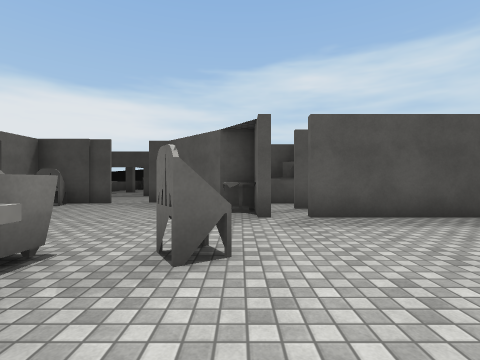
view 1 (above)

24 first-person views from a walk through a 3-D level made in the Unity game engine. The camera is 1.3 m above the floor, looks level and sees 85° across. The floor is counted in squares, 2 m on a side. Each view is taken from the middle of a square. On the plan, view 1 faces up. The plan holds only what a view shows up to about 9 squares ahead; the rest is blank. The place goes on beyond the plan. The player character is not drawn. Surface patterns are stand-ins for the level's own textures.

view 2
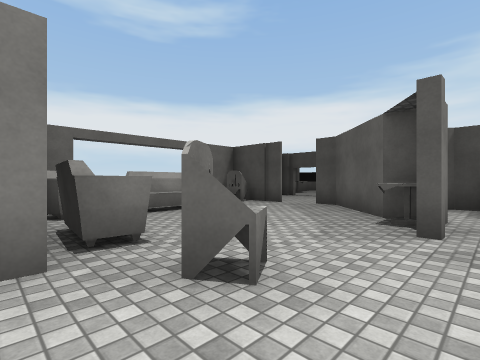

view 3
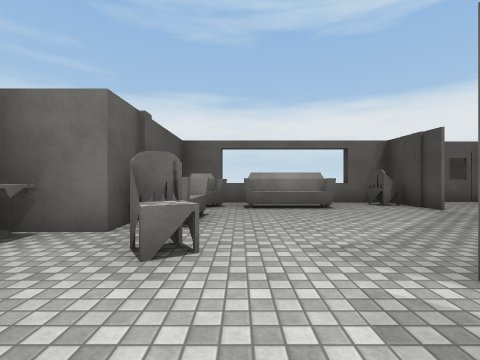

view 4
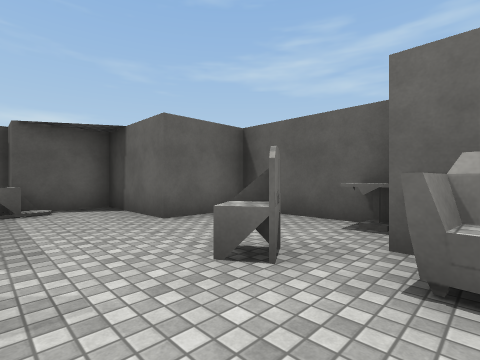

view 5
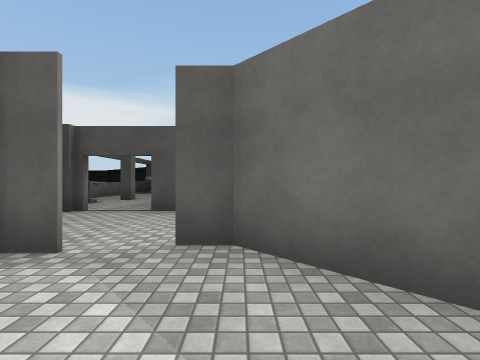

view 6
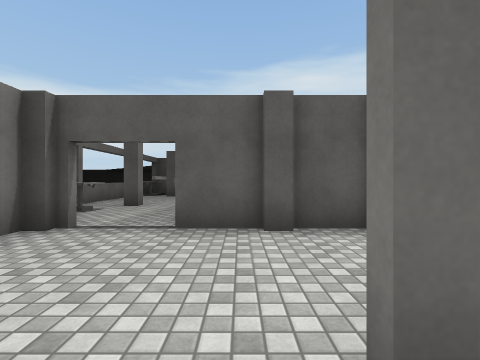

view 7
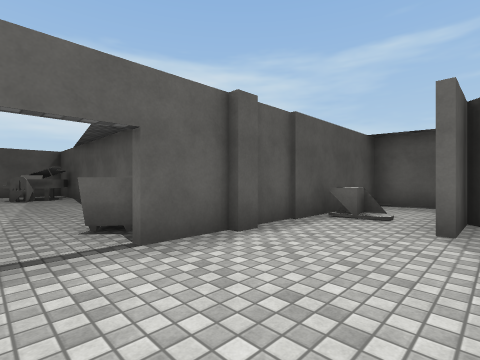

view 8
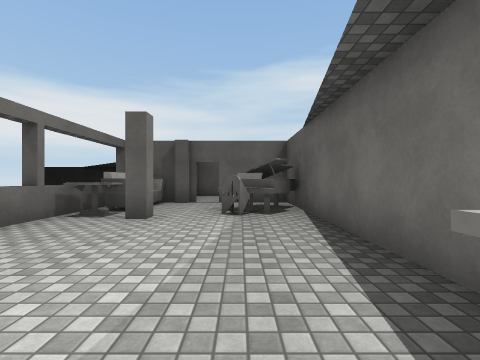

view 9
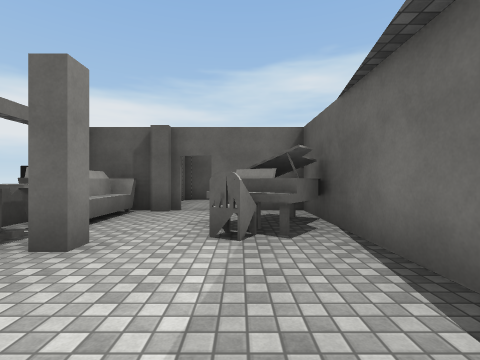

view 10
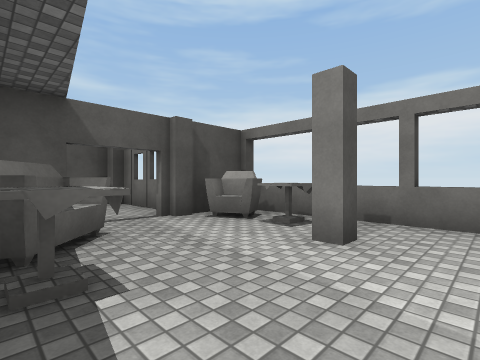

view 11
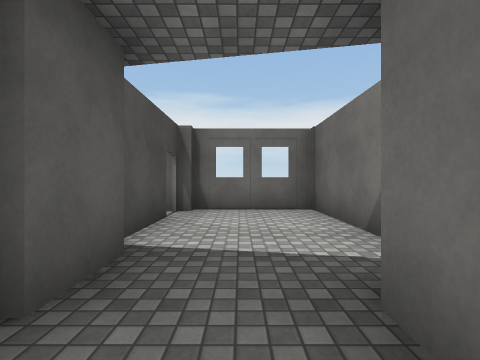

view 12
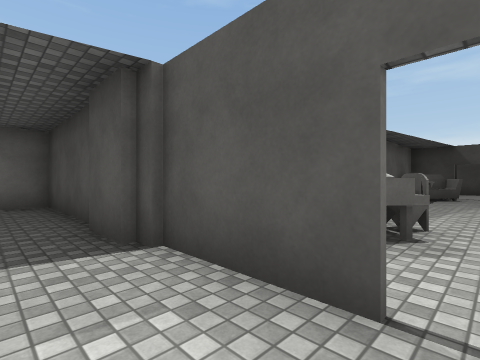

view 13
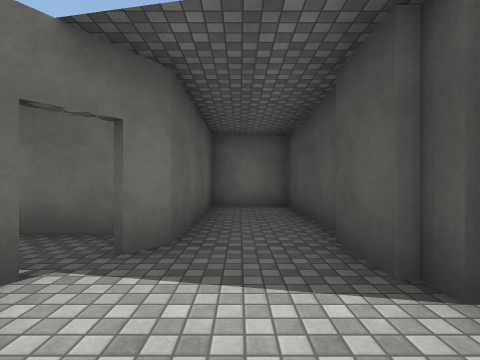

view 14
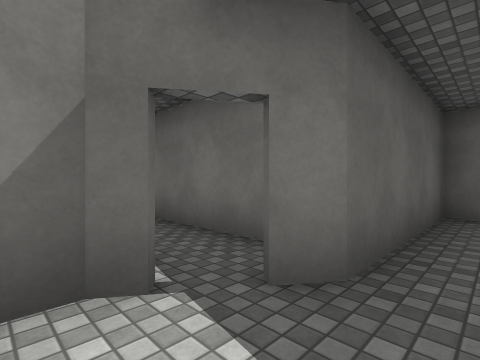

view 15
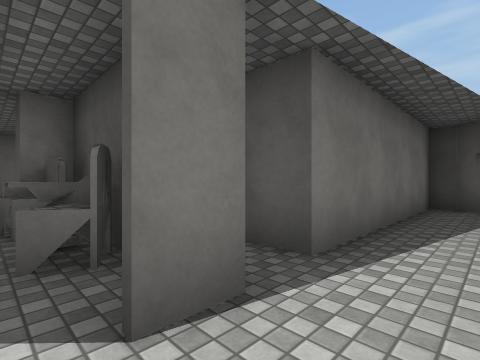

view 16
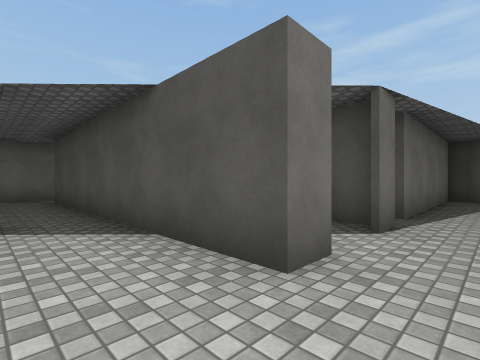

view 17
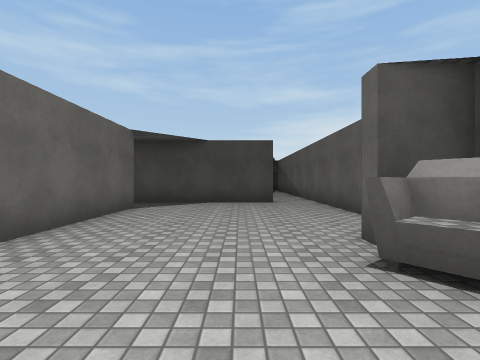

view 18
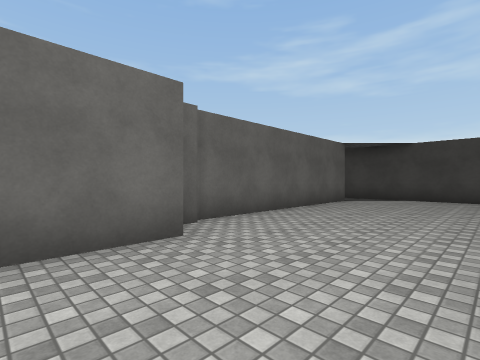

view 19
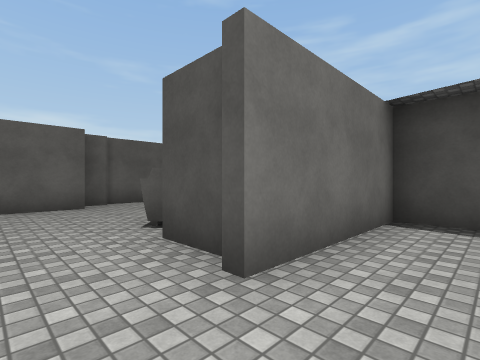

view 20
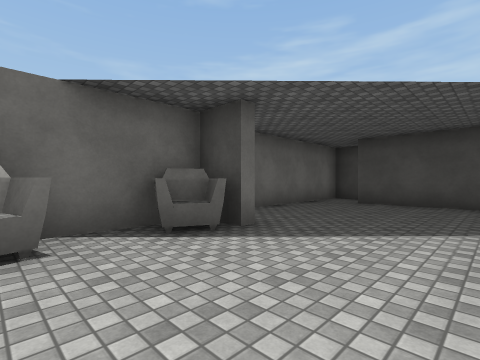

view 21
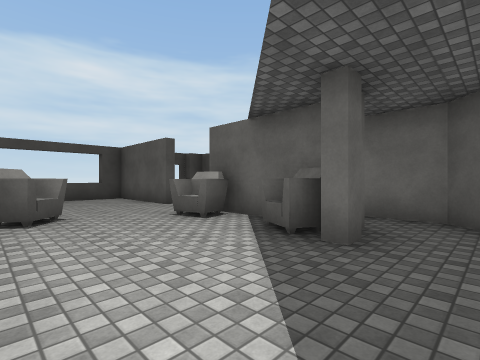

view 22
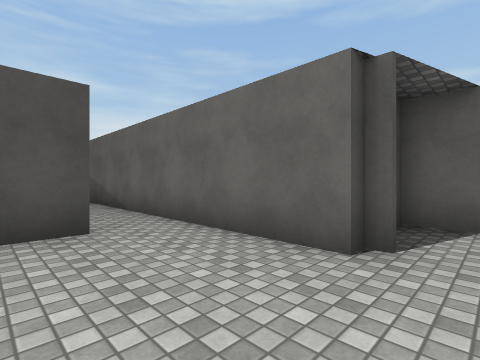

view 23
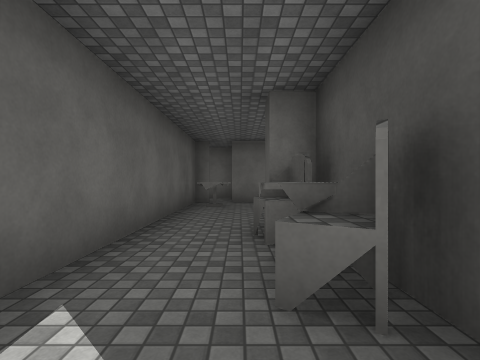

view 24
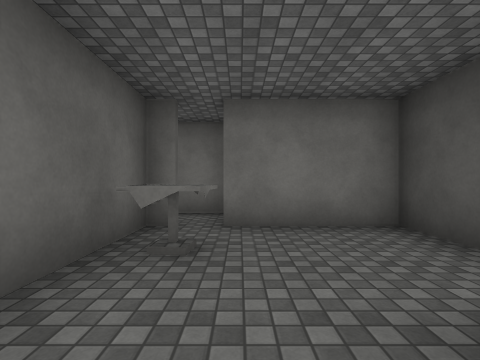

### Floor plan
Key: @ floor where view 1 was taken; # wall or solid block; x gap in a wall; . floor; ^ raised ledge; C chair; T table; P piano.
Columns run from 8 left of view 1 to 9 right of it. Each row starts with its distance up from view 1.
 41    .......#  ...
 40    .......####..
 39    ..##....#...##
 38    ..#.....#....#
 37    ..###...# ..###
 36    ####....#.....#
 35    #.......#.....#
 34    ###.....#.....#
 33      #.....#.....#
 32      #...........#
 31      #..#####TT#.#
 30      #...TC....###
 29      #..C###...#
 28      #..##   ..#
 27      #..#     ##
 26       ..#
 25       ..#
 24   ####..#
 23   #....#####
 22   #........#
 21  ##.###....#
 20  #...P######
 19  #..PP
 18  TT.C.#
 17 #.....#
 16  .....#
 15  .....#
 14 #.....#
 13  .T..T
 12  .x.^#
 11 #.#..###
 10  ##.....C###
  9   #....# ###
  8   #...#####
  7   #C#.##..
  6   ^....##.#
  5    .#...T.####
  4    .^.......C##
  3   ^.#........#
  2   #####.C...##
  1   #   #...###
  0        T@.#
 -1         ###

Positions as (right, up) in squares from view 1, and headings:
1: (0, 0), facing up
2: (1, 1), facing up-left
3: (2, 3), facing left
4: (-2, 4), facing down-right
5: (-2, 5), facing up
6: (-3, 7), facing up
7: (-5, 8), facing up-right
8: (-4, 13), facing up
9: (-4, 15), facing up
10: (-3, 15), facing down-left
11: (0, 22), facing left
12: (-5, 22), facing down-right
13: (-4, 22), facing right
14: (-3, 22), facing up-right
15: (-2, 30), facing down-right
16: (-2, 33), facing down-right
17: (0, 39), facing down
18: (-1, 41), facing down-right
19: (-5, 41), facing down-right
20: (4, 39), facing down-right
21: (4, 35), facing up-right
22: (0, 35), facing down-left
23: (-1, 30), facing right
24: (3, 30), facing right
